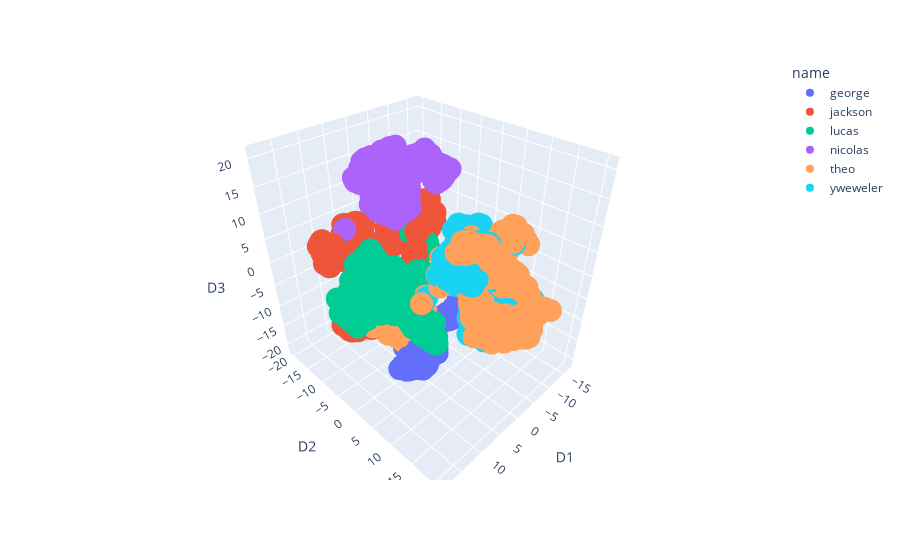

Write notebook code for a chart like this one.
### Code cell
#Mod
fig = px.scatter_3d(X_red_df, x='D1', y='D2', z='D3', color='name', opacity= 1)
fig.show()

### Figure 1 — Plotly figure (JSON) as saved in the notebook; plotly's stock layout.template omitted (floating-point values rounded to 4 significant figures; data arrays with more than 128 entries replaced by an {"elided": "..."} marker saying what was removed)
{"data": [{"hovertemplate": "name=george<br>D1=%{x}<br>D2=%{y}<br>D3=%{z}<extra></extra>", "legendgroup": "george", "marker": {"color": "#636efa", "opacity": 1, "symbol": "circle"}, "mode": "markers", "name": "george", "scene": "scene", "showlegend": true, "type": "scatter3d", "x": {"elided": "500 float values"}, "y": {"elided": "500 float values"}, "z": {"elided": "500 float values"}}, {"hovertemplate": "name=jackson<br>D1=%{x}<br>D2=%{y}<br>D3=%{z}<extra></extra>", "legendgroup": "jackson", "marker": {"color": "#EF553B", "opacity": 1, "symbol": "circle"}, "mode": "markers", "name": "jackson", "scene": "scene", "showlegend": true, "type": "scatter3d", "x": {"elided": "500 float values"}, "y": {"elided": "500 float values"}, "z": {"elided": "500 float values"}}, {"hovertemplate": "name=lucas<br>D1=%{x}<br>D2=%{y}<br>D3=%{z}<extra></extra>", "legendgroup": "lucas", "marker": {"color": "#00cc96", "opacity": 1, "symbol": "circle"}, "mode": "markers", "name": "lucas", "scene": "scene", "showlegend": true, "type": "scatter3d", "x": {"elided": "500 float values"}, "y": {"elided": "500 float values"}, "z": {"elided": "500 float values"}}, {"hovertemplate": "name=nicolas<br>D1=%{x}<br>D2=%{y}<br>D3=%{z}<extra></extra>", "legendgroup": "nicolas", "marker": {"color": "#ab63fa", "opacity": 1, "symbol": "circle"}, "mode": "markers", "name": "nicolas", "scene": "scene", "showlegend": true, "type": "scatter3d", "x": {"elided": "500 float values"}, "y": {"elided": "500 float values"}, "z": {"elided": "500 float values"}}, {"hovertemplate": "name=theo<br>D1=%{x}<br>D2=%{y}<br>D3=%{z}<extra></extra>", "legendgroup": "theo", "marker": {"color": "#FFA15A", "opacity": 1, "symbol": "circle"}, "mode": "markers", "name": "theo", "scene": "scene", "showlegend": true, "type": "scatter3d", "x": {"elided": "500 float values"}, "y": {"elided": "500 float values"}, "z": {"elided": "500 float values"}}, {"hovertemplate": "name=yweweler<br>D1=%{x}<br>D2=%{y}<br>D3=%{z}<extra></extra>", "legendgroup": "yweweler", "marker": {"color": "#19d3f3", "opacity": 1, "symbol": "circle"}, "mode": "markers", "name": "yweweler", "scene": "scene", "showlegend": true, "type": "scatter3d", "x": {"elided": "500 float values"}, "y": {"elided": "500 float values"}, "z": {"elided": "500 float values"}}], "layout": {"legend": {"title": {"text": "name"}, "tracegroupgap": 0}, "margin": {"t": 60}, "scene": {"domain": {"x": [0, 1], "y": [0, 1]}, "xaxis": {"title": {"text": "D1"}}, "yaxis": {"title": {"text": "D2"}}, "zaxis": {"title": {"text": "D3"}}}}}
